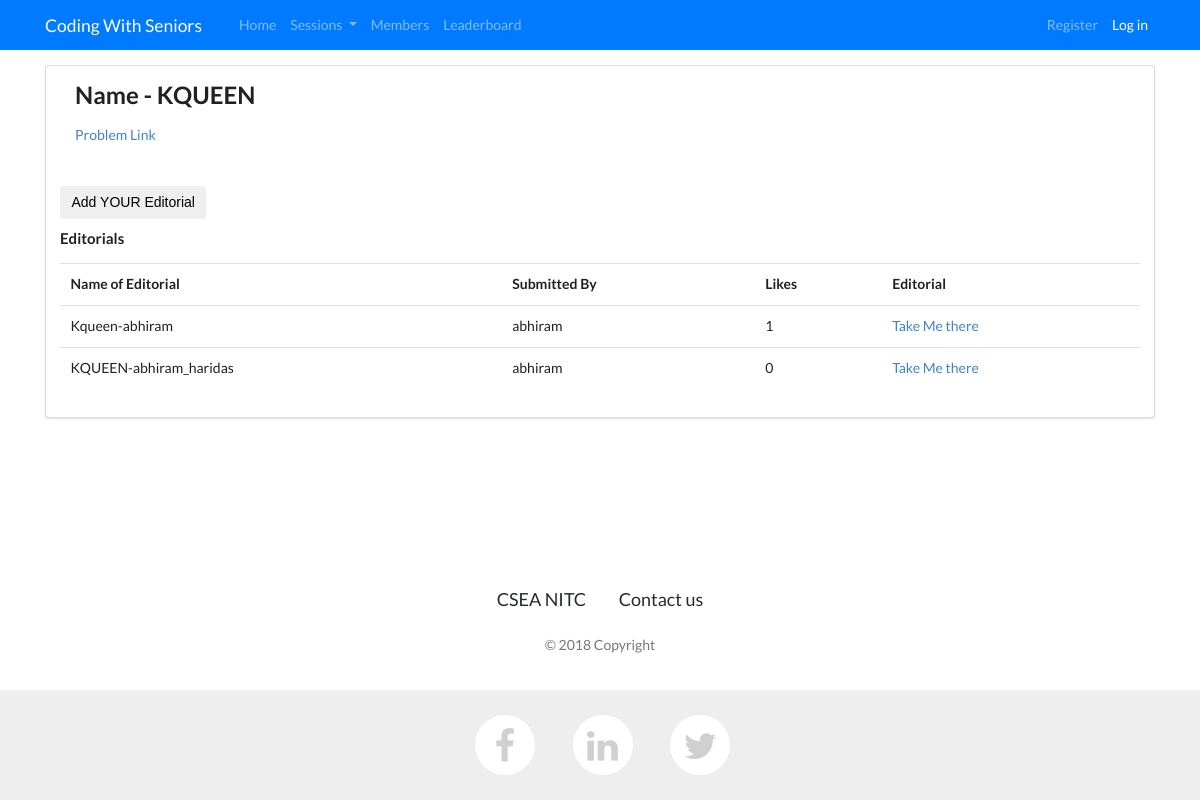
The app's page /events/problems/KQUEEN with its own data.
### events/models.py (models this page shows, shortened)
class Problem(models.Model):
    name=models.CharField(max_length=255, blank=False, null=True,unique=True)
    url_problem=models.URLField(blank=False, null=True)
    solution=models.CharField(max_length=255, blank=True, null=True)
    url_solution=models.URLField(blank=True, null=True)
    session=models.ForeignKey(Session,on_delete=models.CASCADE)
    tags=models.ManyToManyField(Tags,blank=True)

class Editorial(models.Model):
    name=models.CharField(max_length=255, blank=False, null=True,unique=True)
    user_submitted=models.ForeignKey(UserProfile,on_delete=models.CASCADE)
    problem=models.ForeignKey(Problem,on_delete=models.CASCADE)
    solution=models.TextField(blank=False,null=True)
    solution_url=models.URLField(blank=True,null=True)
    liked_users=models.ManyToManyField(User,blank=True)

### user_profile/models.py (models this page shows)
class UserProfile(models.Model):
    user_info= models.OneToOneField(User, on_delete=models.CASCADE)
    display_name=models.CharField(max_length=255, blank=True, null=True,unique=True)
    display_pic = models.URLField(default="https://cdn4.iconfinder.com/data/icons/ui-standard/96/People-512.png")
    reg_number=models.CharField(max_length=255, blank=True, null=True,unique=True)
    bio=models.CharField(max_length=255, blank=True, null=True)
    rating_change=models.IntegerField(default=0)
    normalized_rating=models.PositiveIntegerField(default=1200)
    def __str__(self) -> str:
        return str(self.user_info)

### events/views.py (the view)
# urls.py: path('problems/<str:problem_name>',views.view_problem, name="view_problem"),
def view_problem(request: HttpRequest,problem_name:str) -> HttpResponse:
    try:
        problem=Problem.objects.get(name=problem_name)
        editorialset=Editorial.objects.filter(problem=problem).order_by()
        tags=problem.tags.all()
    except:
        messages.add_message(request, messages.ERROR, 'Error Contact Admin')
    return render(request,'events/problem.html',locals())

### events/templates/events/problem.html (shortened to what this page needs)
{% extends "layout.html" %}
{% load staticfiles %}
{% block css %}
    <link href="//cdnjs.cloudflare.com/ajax/libs/semantic-ui/2.2.10/semantic.min.css" rel="stylesheet" id="bootstrap-css">
{% endblock %}
{% block body %}
    <div class="ui segment">
    <div class="ui container">
    <div class="row" style="margin-bottom: 15px">
        <div class="col">
            <h2> Name - {{ problem.name }}</h2>
            <a href="{{ problem.url_problem }}">Problem Link</a>
        </div>
    </div>
    <div class="row" style="margin-bottom: 10px">
        <a href="/events/add_editorial/{{ problem.name }}"><button class="btn btn-default">Add YOUR Editorial</button></a>
    </div>
    <div class="row">
        <h4>Editorials</h4>
         <table class="table table-hover test">
        <tr>
            <th>Name of Editorial</th>
            <th>Submitted By </th>
            <th>Likes</th>
            <th>Editorial</th>
        </tr>
        {% for item in editorialset  %}
        <tr>
            <td>{{ item.name }}</td>
            <td>{{ item.user_submitted }}</td>
            <td>{{ item.liked_users.count }}</td>
            <td><a href="/events/editorials/{{ item.name }}">Take Me there</a></td>
        </tr>
        {% endfor %}
    </table>
    </div>
    </div>
    </div>
{% endblock %}

### static/cws_site/css/style.css (style rules this page uses)
html { height: 100%; }
body { display: flex; display: -webkit-flex; flex-direction: column; -webkit-flex-direction: column; height: 100%; }

### records on screen
Problem: name "KQUEEN"
Editorial: name "Kqueen-abhiram", user_submitted "abhiram", liked_users.count "1"
Editorial: name "KQUEEN-abhiram_haridas", user_submitted "abhiram", liked_users.count "0"
